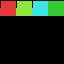

A 2D game scene composited from a Tiled map and its tileset images. What follows is a short description and the map's XML, with every tile layer's data as written:
An orthogonal 4x4 tile map with 16x16 px tiles, 1 tile layer (Tiles), 2 tilesets and 3 objects (Hot, Lava, staticbody).

<map version="1.10" tiledversion="1.12.0" orientation="orthogonal" renderorder="right-down" width="4" height="4" tilewidth="16" tileheight="16" infinite="0" nextlayerid="3" nextobjectid="3">
 <tileset firstgid="1" name="anim" tilewidth="16" tileheight="16" tilecount="32" columns="8">
  <image source="tiles.png" width="128" height="64" />
  <tile id="0">
   <animation>
    <frame tileid="1" duration="100" />
    <frame tileid="2" duration="200" />
   </animation>
  </tile>
  <tile id="8">
   <animation>
    <frame tileid="8" duration="100" />
    <frame tileid="9" duration="100" />
    <frame tileid="10" duration="100" />
    <frame tileid="9" duration="100" />
   </animation>
  </tile>
  <tile id="16">
   <properties>
    <property name="kind" value="lava" />
    <property name="data_damage" type="int" value="5" />
   </properties>
   <objectgroup draworder="index" id="2">
    <object id="1" name="Hot" x="0" y="8" width="16" height="8" />
   </objectgroup>
   <animation>
    <frame tileid="16" duration="100" />
    <frame tileid="17" duration="100" />
    <frame tileid="18" duration="100" />
   </animation>
  </tile>
 </tileset>
 <tileset firstgid="33" name="pictures" tilewidth="16" tileheight="16" tilecount="2" columns="0">
  <grid orientation="orthogonal" width="1" height="1" />
  <tile id="0">
   <image source="small.png" width="16" height="16" />
   <animation>
    <frame tileid="0" duration="250" />
    <frame tileid="1" duration="250" />
   </animation>
  </tile>
  <tile id="1">
   <image source="obj.png" width="16" height="16" />
  </tile>
 </tileset>
 <layer id="1" name="Tiles" width="4" height="4">
  <data encoding="csv">
1,9,17,33,
0,0,0,0,
0,0,0,0,
0,0,0,0
</data>
 </layer>
 <objectgroup id="2" name="Objects">
  <object id="1" name="Lava" gid="17" x="0" y="48" width="16" height="16" />
  <object id="2" name="LavaWall" class="staticbody" gid="17" x="32" y="48" width="32" height="32" />
 </objectgroup>
</map>
